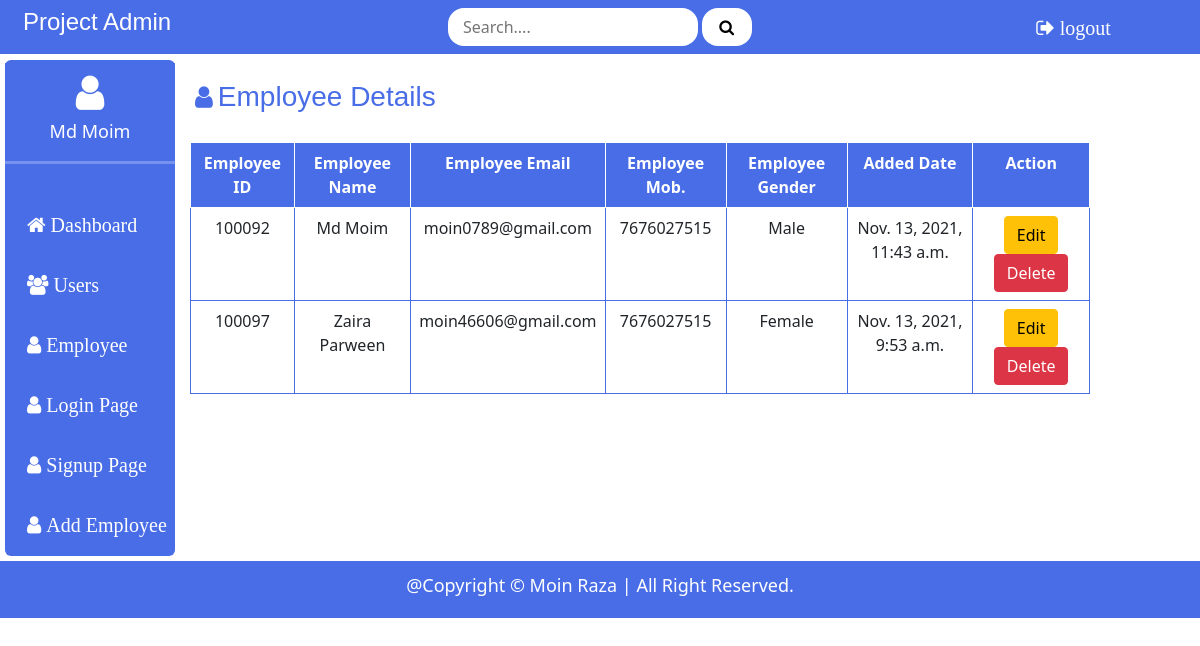
The app's page /allemployeedetail (signed in) with its own data.
### employee/models.py (models this page shows, shortened)
class Employee(models.Model):
    added_date = models.DateTimeField(auto_now_add=True,null=True)
    name = models.CharField(max_length=200,null= True)
    email = models.CharField(max_length=200)
    phone = models.CharField(max_length=12, null=True)
    gender = models.CharField(max_length=20, null=True)

### employee/views.py (the view)
# urls.py: path('allemployeedetail', views.empview, name="AllEmployeeDetails"),
def empview(request):
    empd = Employee.objects.all()
    return render(request, "employeedetail.html",{'empd':empd})

### employee/templates/employeedetail.html (shortened to what this page needs)
{% extends "base.html" %}
{% block content %}
<div class="dash-head">
    <i class="fa fa-user"></i><h3> Employee Details</h3>
</div>
 <table class="productinfo table">
     <tr>
         <th>Employee ID</th>
         <th>Employee Name</th>
         <th>Employee Email</th>
         <th>Employee Mob.</th>
         <th>Employee Gender</th>
         <th>Added Date</th>
         <th>Action</th>
     </tr>
     {% if empd %}
     {% for i in empd %}
     <tr>
         <td>{{i.id}}</td>
         <td>{{i.name}}</td>
         <td>{{i.email}}</td>
         <td>{{i.phone}}</td>
         <td>{{i.gender}}</td>
         <td>{{i.added_date}}</td>
         <td>
             <form action="{% url 'UpdateEmployeeForm' %}" method="POST" class="d-inline">
                <button type="submit" value="Edit" class="btn btn-warning">Edit</button>
            </form>
             <form action="{% url 'RemoveEmployee' %}" method="POST" class="d-inline">
                 <input type="submit" value="Delete" class="btn btn-danger">
             </form>
            </td>
     </tr>
     {% endfor %}
     {% else %}
     <tr>
         <td colspan="7"><h5>No Employee Data added</h5></td>
     </tr>
     {% endif %}
 </table>
 {% endblock content %}

### employee/templates/base.html (shortened to what this page needs)
{% load static %}
<!DOCTYPE html>
<html lang="en">
<head>
    <link rel="stylesheet" href="{% static 'css/das.css' %}">
    <link href="https://cdn.jsdelivr.net/npm/bootstrap@5.0.0-beta3/dist/css/bootstrap.min.css" rel="stylesheet">
    <link rel="stylesheet" href="https://stackpath.bootstrapcdn.com/font-awesome/4.7.0/css/font-awesome.min.css">
</head>
<body>
<section id="navbar">
    <div class="nav_left">
         <h4><a href="{% url 'Homepage' %}" style="text-decoration: none; color: white;">Project Admin</a></h4>
    </div>
    <div class="nav_center">
        <form action="{% url 'Searchpage' %}" method="POST">
            <input type="search" name="search" id="search" placeholder="Search...." required>
            <button type="submit" name="submit"><i class="fa fa-search"></i></button>
        </form>
    </div>
    <div class="nav_right">
        {% if request.user.is_authenticated %}
        <a href="{% url 'LogoutPage' %}" style="text-decoration: none; color: white;"><i class="fa fa-sign-out"> logout</i></a>
        {% else %}
        <a href="{% url 'LoginPage' %}" style="text-decoration: none; color: white;"><i class="fa fa-user"> login</i></a>
        {% endif %}
    </div>
</section>
 <section id="conatiner">
     <div class="cont_left">
         <div class="user-cont">
           <i class="fa fa-user"></i><p>{{ request.user.first_name }}</p>
         </div><hr>
         <div class="user-item">
             <ul class="das-item">
                 <li><i class="fa fa-home"> <a href="{% url 'Homepage' %}" style="text-decoration: none; color: white;">Dashboard</a></i></li>
                 <li><i class="fa fa-users"><a href="{% url 'AllUserDetails' %}" style="text-decoration: none; color: white;"> Users</a></i></li>
                 <li><i class="fa fa-user"><a href="{% url 'AllEmployeeDetails' %}" style="text-decoration: none; color: white;"> Employee</a></i></li>
                 <li><i class="fa fa-user"><a href="{% url 'LoginPage' %}" style="text-decoration: none; color: white;"> Login Page</a></i></li>
                 <li><i class="fa fa-user"><a href="{% url 'RegisterPage' %}" style="text-decoration: none; color: white;"> Signup Page</a></i></li>
                 <li><i class="fa fa-user"><a href="{% url 'AddEmployeeForm' %}" style="text-decoration: none; color: white;"> Add Employee</a></i></li>
            </ul>
        </div>
     </div>
     <div class="cont_right">
         {% block content %}
         {% endblock %}
    </div>
</section>
    <div class="footer">
        <p>@Copyright © Moin Raza | All Right Reserved.</p>
    </div>
</body>
</html>

### static/css/das.css (style rules this page uses)
body { padding: 0; margin: 0; }
#navbar { background-color:#486DE6; display: flex; padding: 8px; }
#navbar .nav_left { width: 20%; }
#navbar .nav_left h4 { color: white; font-family: Arial, Helvetica, sans-serif; font-weight: 400; margin-left: 15px; }
#navbar .nav_center { width: 60%; text-align: center; }
#navbar .nav_center input { width: 250px; height: 38px; border: none; border-radius: 16px; padding-left: 15px; }
#navbar .nav_center button { width: 50px; height: 38px; border: none; background-color: white; border-radius: 16px; padding-left: 5px; }
#navbar .nav_right { width: 20%; text-align: center; }
#navbar .nav_right i { font-size: 20px; color: white; margin-top: 10px; }
#conatiner { display: flex; padding: 5px; border-radius: 6px; }
#conatiner .cont_left { background-color: #486DE6; width: 170px; margin-top: 1px; border-radius: 6px; }
#conatiner .cont_right { background-color: white; width: 900px; margin-top: 1px; border-radius: 6px; }
#conatiner .cont_left .user-cont { background-color: #486DE6; width: 100%; text-align: center; margin-top: 3px; }
#conatiner .cont_left .user-cont i { font-size: 40px; margin-top: 10px; color: white; font-weight: 200; }
#conatiner .cont_left .user-cont p { font-size: 18px; color: white; margin-top: 5px; }
#conatiner .cont_left hr { color: #fff; width: 100%; height: 3px; margin-top: 5px; background-color: white; }
#conatiner .cont_left .das-item { text-align: left; }
#conatiner .cont_left .das-item li { overflow: hidden; color: white; font-size: 20px; margin-left: -10px; }
ul li i { margin-top: 35px; }
#conatiner .cont_right .dash-head { display: flex; }
#conatiner .cont_right .dash-head h3 { color: #486DE6; margin-top: 20px; text-align: center; font-weight: 500; margin-left: 5px; font-family: Arial, Helvetica, sans-serif; }
#conatiner .cont_right .dash-head i { margin-top: 25px; font-size: 25px; margin-left: 20px; color: #486DE6; }
.footer { background-color:#486DE6; padding: 3px; }
.footer p { text-align: center; color: white; font-size: 18px; font-weight: 400; margin-top: 8px; }
.productinfo { margin-top: 20px; border: 1px solid black; text-align: center; margin-left: 15px; }
.productinfo tr th { border: 1px solid white; background-color: #486DE6; color: white; }
.productinfo tr td { border: 1px solid #486DE6; }

### records on screen
Employee: id "100092", name "Md Moim", email "moin0789@gmail.com", phone "7676027515", gender "Male", added_date "Nov. 13, 2021, 11:43 a.m."
Employee: id "100097", name "Zaira Parween", email "moin46606@gmail.com", phone "7676027515", gender "Female", added_date "Nov. 13, 2021, 9:53 a.m."

### other values on screen
{{ request.user.first_name }} "Md Moim"
